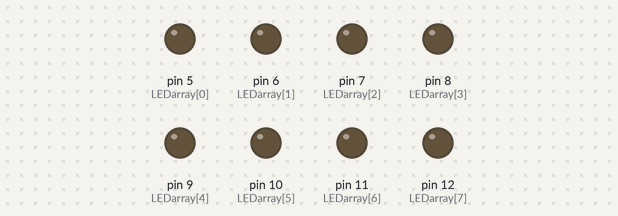
A sketch run on a simulated Arduino Uno, built with avr-gcc and run on an emulated ATmega328P. Parts: output pins drawn as LEDs (lit = HIGH).

Above: at 2.5 s.
At 7.5 s:
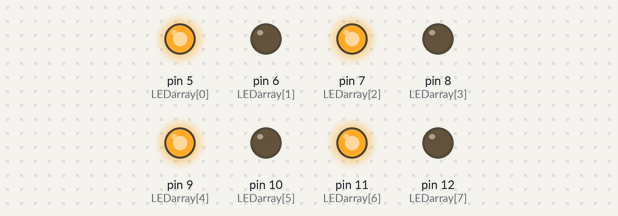
Timing chart, 0 to 13.0 s (numbered marks = the images above):
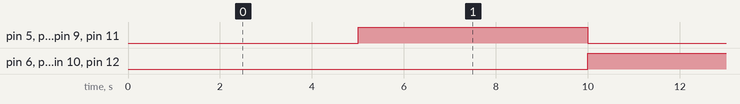

The sketch:

_1.2._Array8LEDs2naSEQ.ino
```cpp
/******************************************************************
 **                                                              **
 **     1.2. Array 8LEDS SEQUENCIA 01010101 - 10101010           **
 **                                                              **
 ******************************************************************/

//***************  INCLUDES   **************************************


//***************  VARIABLES  **************************************
int LEDarray [] ={5,6,7,8,9,10,11,12};
int i,j,p ;


//***************  SETUP   ****************************************
void setup() {
for (i=0; i<8; i++)
{
pinMode(LEDarray [i],OUTPUT);

}


}

//*************    LOOP   ******************************************
void loop() {

 for (p=0; p<2; p++) {
delay (5000);

 if (p!=1){
  j =i+1;
      for (i=0; i<8; i=i+2) {
  j =i+1;
  digitalWrite (LEDarray[j],LOW);
  digitalWrite (LEDarray[i], HIGH);
      }
 }
else{
  for (i=0; i<8; i=i+2) {
    j =i+1;
digitalWrite (LEDarray[i],LOW);
digitalWrite (LEDarray[j], HIGH);
}
 }

}
}
```

Measured:
- by itself, pin 5 (LEDarray[0]), pin 6 (LEDarray[1]), pin 7 (LEDarray[2]), pin 8 (LEDarray[3]), pin 9 (LEDarray[4]), pin 10 (LEDarray[5]), pin 11 (LEDarray[6]), pin 12 (LEDarray[7]): alternates HIGH for 5.0 s and LOW for 5.0 s
